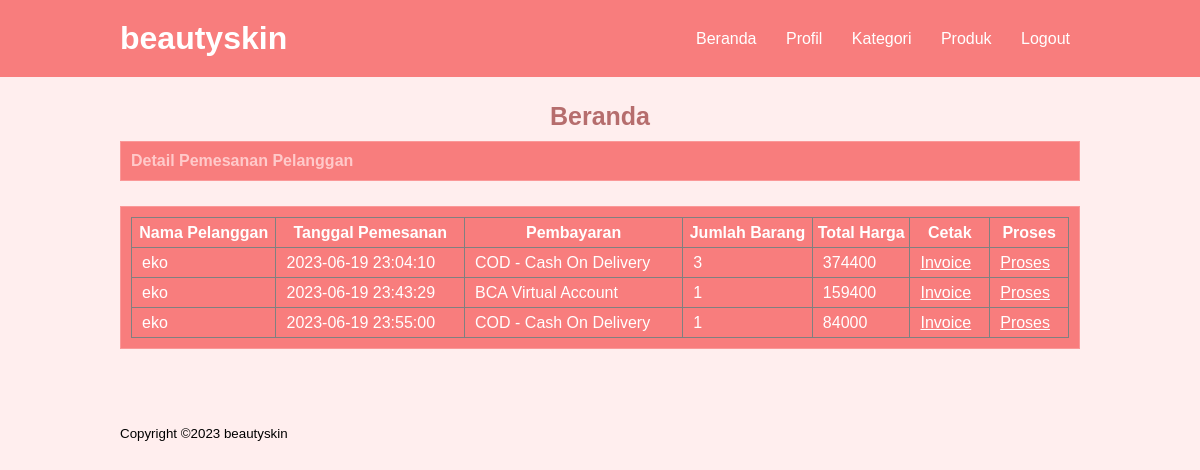
The page /beranda_admin.php (signed in) on the database its author committed.
### tables this page shows
CREATE TABLE `transaksi` (
  `id` int(11) NOT NULL,
  `id_pelanggan` int(11) NOT NULL,
  `total_harga` int(11) NOT NULL,
  `pembayaran` varchar(255) NOT NULL,
  `payment_method_code` varchar(255) NOT NULL,
  `reference` varchar(255) NOT NULL,
  `merchant_ref` varchar(255) NOT NULL,
  `amount` varchar(255) NOT NULL,
  `pay_code` varchar(255) NOT NULL,
  `checkout_url` varchar(255) NOT NULL,
  `paid_at` varchar(255) DEFAULT NULL,
  `expired_at` varchar(255) NOT NULL,
  `status` varchar(255) NOT NULL,
  `created_at` varchar(255) DEFAULT current_timestamp(),
  `updated_at` varchar(255) DEFAULT current_timestamp(),
  `courier_name` varchar(255) NOT NULL,
  `shipment_description` varchar(255) NOT NULL,
  `shipment_duration` varchar(255) NOT NULL,
  `shipment_price` varchar(255) NOT NULL,
  `total_pembayaran` int(255) NOT NULL,
  `status_pesanan` varchar(255) NOT NULL DEFAULT 'Pesanan Masuk',
  `no_resi` varchar(255) DEFAULT NULL
);

CREATE TABLE `tb_customer` (
  `id_pelanggan` int(11) NOT NULL,
  `nama_lengkap` varchar(255) NOT NULL,
  `email` varchar(255) NOT NULL,
  `password` varchar(255) NOT NULL,
  `no_hp` varchar(15) NOT NULL,
  `id_alamat` varchar(255) NOT NULL,
  `provinsi` varchar(255) NOT NULL,
  `kota` varchar(255) NOT NULL,
  `kelurahan` varchar(255) NOT NULL,
  `kecamatan` varchar(255) NOT NULL,
  `kode_pos` varchar(255) NOT NULL,
  `detail_alamat` text DEFAULT NULL,
  `token` text DEFAULT NULL
);

### beranda_admin.php (the view, shortened to what this page needs)
<?php
    include 'database.php';
?>
<!DOCTYPE html>
<html>
    <head>
        <link rel="stylesheet" href="style.css">
    </head>
    <body>
        <header>
            <div class="container">
                <h1><a href="beranda_admin.php">beautyskin</a></h1>
                <ul>
                    <li><a href="beranda_admin.php">Beranda</a></li>
                    <li><a href="profil.php">Profil</a></li>
                    <li><a href="data_kategori.php">Kategori</a></li>
                    <li><a href="data_produk.php">Produk</a></li>
                    <li><a href="logout.php">Logout</a></li>
                </ul>
            </div>
        </header>
        <div class="section">
            <div class="container">
                <h3>Beranda</h3>
                <div class="box">
                    <h4>Detail Pemesanan Pelanggan</h4>
                </div>
                <div class="box">
                    <table border="1" cellspacing="0" class="tabel">
                        <thead>
                            <tr>
                                <th>Nama Pelanggan</th>
                                <th>Tanggal Pemesanan</th>
                                <th>Pembayaran</th>
                                <th>Jumlah Barang</th>
                                <th>Total Harga</th>
                                <th>Cetak</th>
                                <th>Proses</th>
                            </tr>
                        </thead>
                        <tbody>
                            <?php
                            $keranjang = mysqli_query($conn, "SELECT transaksi.*, tb_customer.nama_lengkap, (select count(id) from transaksi_barang where transaksi_barang.transaksi_id = transaksi.id ) as jumlah_barang FROM `transaksi`
                            left join tb_customer on transaksi.id_pelanggan = tb_customer.id_pelanggan");
                            while ($row = mysqli_fetch_array($keranjang)) :
                            ?>
                                <tr>
                                    <td><?= $row["nama_lengkap"]; ?></td>
                                    <td><?= $row["created_at"]; ?></td>
                                    <td><?= $row["pembayaran"]; ?></td>
                                    <td><?= $row["jumlah_barang"]; ?></td>
                                    <td><?= $row["total_harga"]; ?></td>
                                    <td><u><a href="invoice.php?transaksi_id=<?= $row['id'] ?>" target="_blank" rel="noopener noreferrer">Invoice</a></u></td>
                                    <td><u><a href="proses_pengiriman.php?transaksi_id=<?= $row['id'] ?>" target="_blank" rel="noopener noreferrer">Proses</a></u></td>
                                </tr>
                            <?php
                            endwhile;
                            ?>
                        </tbody>
                    </table>
                </div>
            </div>
        </div>
        <footer>
            <div class="container">
                <small>Copyright &copy2023 beautyskin</small>
            </div>
        </footer>
    </body>
</html>

### style.css (style rules this page uses)
* { padding: 0; margin: 0; font-family: 'Poppins', sans-serif; }
body { background-color: #FFEEEE; font-family: 'Poppins', sans-serif; }
a { color: #fff; text-decoration: none; }
header { background-color:#F87D7D; color: #fff; }
header h1 { float: left; padding: 20px 0; }
header ul { float: right; }
header ul li { display: inline-block; }
header ul li a { padding: 30px 10px 20px 15px; display: inline-block; }
.section { color: #FFCACA; }
footer { padding: 25px 0 10px 0; }
.container { width: 80%; margin:0 auto; }
.container:after { content: ""; display: block; clear: both; }
.section { padding: 25px 0; }
.box { background-color: #F87D7D; border: 1px solid #FA9898; padding: 10px; box-sizing: border-box; margin: 10px 0 25px 0; }
.box:after { content: ''; display: block; clear: both; }
.tabel { width: 100%; border-collapse: collapse; color: #fff; }
.tabel tr { height: 30px; }
.tabel tr td { padding: 5px 10px; }
.tabel tr td a { color: #fff; }
.section .container h3 { text-align: center; font-size: 25px; color: #b66d6d; }

### rows shown on the page
transaksi: id_pelanggan.nama_lengkap "eko", created_at "2023-06-19 23:04:10", pembayaran "COD - Cash On Delivery", jumlah_barang "3", total_harga "374400"
transaksi: id_pelanggan.nama_lengkap "eko", created_at "2023-06-19 23:43:29", pembayaran "BCA Virtual Account", jumlah_barang "1", total_harga "159400"
transaksi: id_pelanggan.nama_lengkap "eko", created_at "2023-06-19 23:55:00", pembayaran "COD - Cash On Delivery", jumlah_barang "1", total_harga "84000"
